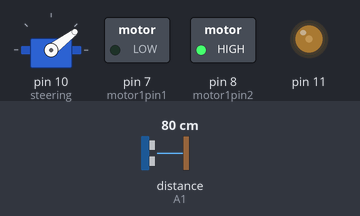
The sketch below on a simulated Arduino Uno, built with avr-gcc and run on an emulated ATmega328P. Shown: servo, switched loads named in the sketch (green lamp = pin HIGH), output pins drawn as LEDs (lit = HIGH). Wiring (inferred from the names in the program): ultrasonic range finder: trigger A0; echo A1. The inputs (shaded band) are chosen by the test bench; at power-on: distance to the obstacle (sensor on A1) 80 cm. The echo pulse lasts 58.3 µs per cm; pins used as bus, display or sensor lines are not drawn; what the sketch prints to the serial monitor is not drawn.

Above: at 1.2 s.
1.3 s: distance to the obstacle (sensor on A1) set to 34 cm
4.3 s: distance to the obstacle (sensor on A1) set to 29 cm
At 4.9 s:
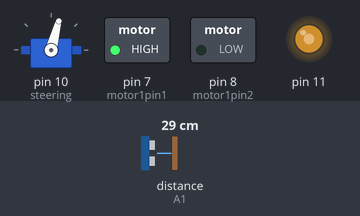
6.0 s: distance to the obstacle (sensor on A1) set to 38 cm
7.5 s: distance to the obstacle (sensor on A1) set to 45 cm
At 7.65 s:
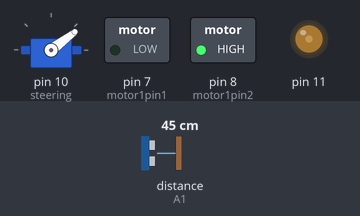
10.5 s: distance to the obstacle (sensor on A1) set to 2 cm
At 10.63 s:
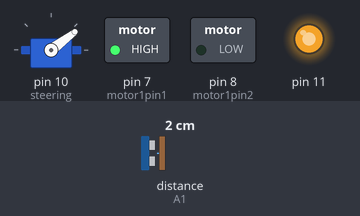
Timing chart, 0 to 13.2 s (numbered marks = the images above; inputs shaded):
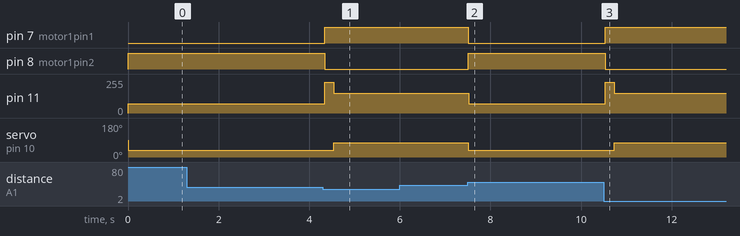

Measured:
- the behaviour switches between 31 and 30 cm on distance to the obstacle (sensor on A1) (found by bisection; images 0 and 1)
- the behaviour switches between 40 and 41 cm on distance to the obstacle (sensor on A1) (found by bisection; images 1 and 2)
- after the input at 4.3 s, pin 7 (motor1pin1): LOW → HIGH at once; pin 8 (motor1pin2): HIGH → LOW at once; pin 11: 70/255 → 230/255 at once, → 150/255 0.20 s later; servo on pin 10 (steering): 37° → 75° after 0.24 s
- after the input at 7.5 s, pin 7 (motor1pin1): HIGH → LOW at once; pin 8 (motor1pin2): LOW → HIGH at once; pin 11: 150/255 → 70/255 at once; servo on pin 10 (steering): 75° → 37° at once
- after the input at 10.5 s, pin 7 (motor1pin1): LOW → HIGH at once; pin 8 (motor1pin2): HIGH → LOW at once; pin 11: 70/255 → 230/255 at once, → 150/255 0.20 s later; servo on pin 10 (steering): 37° → 75° after 0.23 s

The sketch:

Drive.ino
```cpp
#include <Servo.h>

#define trigPin1 A0
#define echoPin1 A1


int speed;
int ch2;
int motor1pin1 = 7;
int motor1pin2 = 8;
long duration;
int prevDist = 0;

bool manual = false;
bool stopped = false;

int targetDist = 20;
// 0 = center 1 = right -1 = left
int steerDir = 0;
int throttleCounter = 10;

Servo steering;

int count = 0;

void setup() {
  // put your setup code here, to run once:
  pinMode(5, INPUT);
  Serial.begin(9600);
  // Drive Direction
  pinMode(motor1pin1, OUTPUT);
  pinMode(motor1pin2, OUTPUT);
  // Drive speed
  pinMode(11, OUTPUT);
  //Ultrasonic
  pinMode(trigPin1, OUTPUT);
  pinMode(echoPin1, INPUT);

  steering.attach(10);
}

void loop() {

  // ch2 = map(ch2, 995, 1990, 0, 255);

  if (manual)
  {
    ch2 = pulseIn(5, HIGH);
    Serial.println(ch2);
    if (ch2 > 1480) {
      ch2  = map(ch2, 1480, 1980, 0, 255);
      digitalWrite(motor1pin1, LOW);
      digitalWrite(motor1pin2, HIGH);
      analogWrite(11, ch2);
    }
    else if (ch2 < 1460) {
      ch2 = map(ch2, 1050, 1470, 0 , 255);
      digitalWrite(motor1pin1, HIGH);
      digitalWrite(motor1pin2, LOW);
      analogWrite(11, ch2);
    }
    else{
      digitalWrite(motor1pin1, 0);
      digitalWrite(motor1pin2, 0);
      analogWrite(11, 255);
    }

  }

  else
  {
    long dist = getDistance();
    Serial.println(dist);
    if(abs(dist - prevDist) > targetDist)
    {
      count = 0;
    }
    if(dist < targetDist) {
      count++;
      if (!stopped && count >= 10) {
        brake();
        stopped = true;
        targetDist = 40;
      }
    }
    else {

      if(throttleCounter > 20){
        Serial.println("drive");
        throttleCounter = 0;
        speed = 200;
      }
      else
      {
        speed = 70;
      }

      stopped = false;
      targetDist = 30;

      steerDir = 0;

      setDir(true);

      analogWrite(11, speed);
    }

    checkSteer();

    throttleCounter += 1;
    prevDist = dist;
  }


}


void setDir(boolean forward)
{
  // Forward
  if(forward)
  {
    digitalWrite(motor1pin1, LOW);
    digitalWrite(motor1pin2, HIGH);
  }
  // Reverse
  else
  {
    digitalWrite(motor1pin1, HIGH);
    digitalWrite(motor1pin2, LOW);
  }

}

int getDistance()
{
  digitalWrite(trigPin1, LOW);
  delayMicroseconds(2);
  // Sets the trigPin HIGH (ACTIVE) for 10 microseconds
  digitalWrite(trigPin1, HIGH);
  delayMicroseconds(10);
  digitalWrite(trigPin1, LOW);
  // Reads the echoPin, returns the sound wave travel time in microseconds
  duration = pulseIn(echoPin1, HIGH);
  // Calculating the distance
  return duration * 0.034 / 2; // Speed of sound wave divided by 2 (go and back)

}

void turnRight() {
  steering.write(5);
}

void turnLeft() {
  steering.write(75);
}

void center() {
  steering.write(37);
}

void checkSteer()
{
  switch(steerDir)
  {
    case 0:
      center();
      break;
    case 1:
      turnRight();
      break;
    case -1:
      turnLeft();
      break;
  }
}

void brake() {
  digitalWrite(motor1pin1, HIGH);
  digitalWrite(motor1pin2, LOW);
  analogWrite(11, 230);
  delay(200);
  speed = 0;

  steerDir = -1;

  checkSteer();

  count = 0;

  setDir(false);
  speed = 150;
  analogWrite(11, speed);
  delay(1000);
}
```
